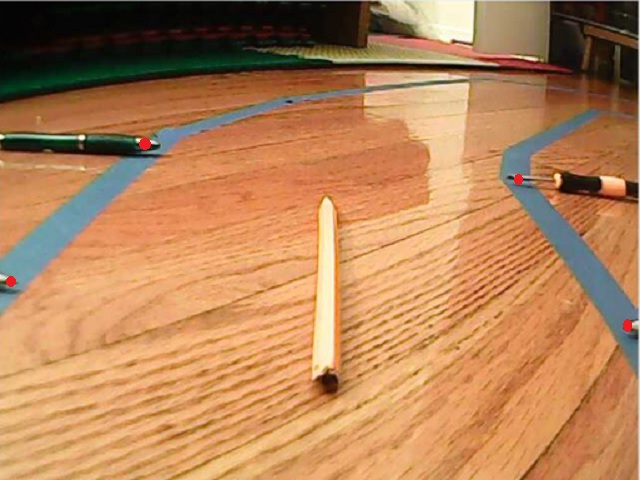
#> input picture driver/data/car_camera_calibration.jpg, 640 x 480 px
$ python -i edge_detection.py   (imports and definitions only)   (older library calls are emulated)
#> lines starting #> are read from the running program, lines starting #| are printed output that depends on the picture

import cv2 # Import the OpenCV library to enable computer vision
import numpy as np # Import the NumPy scientific computing library

# Author: Addison Sears-Collins
# https://automaticaddison.com
# Description: A collection of methods to detect help with edge detection

def binary_array(array, thresh, value=0):
  """
  Return a 2D binary array (mask) in which all pixels are either 0 or 1

  :param array: NumPy 2D array that we want to convert to binary values
  :param thresh: Values used for thresholding (inclusive)
  :param value: Output value when between the supplied threshold
  :return: Binary 2D array...
           number of rows x number of columns =
           number of pixels from top to bottom x number of pixels from
             left to right
  """
  if value == 0:
    # Create an array of ones with the same shape and type as
    # the input 2D array.
    binary = np.ones_like(array)

  else:
    # Creates an array of zeros with the same shape and type as
    # the input 2D array.
    binary = np.zeros_like(array)
    value = 1

  # If value == 0, make all values in binary equal to 0 if the
  # corresponding value in the input array is between the threshold
  # (inclusive). Otherwise, the value remains as 1. Therefore, the pixels
  # with the high Sobel derivative values (i.e. sharp pixel intensity
  # discontinuities) will have 0 in the corresponding cell of binary.
  binary[(array >= thresh[0]) & (array <= thresh[1])] = value

  return binary

def blur_gaussian(channel, ksize=3):
  """
  Implementation for Gaussian blur to reduce noise and detail in the image

  :param image: 2D or 3D array to be blurred
  :param ksize: Size of the small matrix (i.e. kernel) used to blur
                i.e. number of rows and number of columns
  :return: Blurred 2D image
  """
  return cv2.GaussianBlur(channel, (ksize, ksize), 0)

def mag_thresh(image, sobel_kernel=3, thresh=(0, 255)):
  """
  Implementation of Sobel edge detection

  :param image: 2D or 3D array to be blurred
  :param sobel_kernel: Size of the small matrix (i.e. kernel)
                       i.e. number of rows and columns
  :return: Binary (black and white) 2D mask image
  """
  # Get the magnitude of the edges that are vertically aligned on the image
  sobelx = np.absolute(sobel(image, orient='x', sobel_kernel=sobel_kernel))

  # Get the magnitude of the edges that are horizontally aligned on the image
  sobely = np.absolute(sobel(image, orient='y', sobel_kernel=sobel_kernel))

  # Find areas of the image that have the strongest pixel intensity changes
  # in both the x and y directions. These have the strongest gradients and
  # represent the strongest edges in the image (i.e. potential lane lines)
  # mag is a 2D array .. number of rows x number of columns = number of pixels
  # from top to bottom x number of pixels from left to right
  mag = np.sqrt(sobelx ** 2 + sobely ** 2)

  # Return a 2D array that contains 0s and 1s
  return binary_array(mag, thresh)

def sobel(img_channel, orient='x', sobel_kernel=3):
  """
  Find edges that are aligned vertically and horizontally on the image

  :param img_channel: Channel from an image
  :param orient: Across which axis of the image are we detecting edges?
  :sobel_kernel: No. of rows and columns of the kernel (i.e. 3x3 small matrix)
  :return: Image with Sobel edge detection applied
  """
  # cv2.Sobel(input image, data type, prder of the derivative x, order of the
  # derivative y, small matrix used to calculate the derivative)
  if orient == 'x':
    # Will detect differences in pixel intensities going from
        # left to right on the image (i.e. edges that are vertically aligned)
    sobel = cv2.Sobel(img_channel, cv2.CV_64F, 1, 0, sobel_kernel)
  if orient == 'y':
    # Will detect differences in pixel intensities going from
    # top to bottom on the image (i.e. edges that are horizontally aligned)
    sobel = cv2.Sobel(img_channel, cv2.CV_64F, 0, 1, sobel_kernel)

  return sobel

def threshold(channel, thresh=(128,255), thresh_type=cv2.THRESH_BINARY):
  """
  Apply a threshold to the input channel

  :param channel: 2D array of the channel data of an image/video frame
  :param thresh: 2D tuple of min and max threshold values
  :param thresh_type: The technique of the threshold to apply
  :return: Two outputs are returned:
             ret: Threshold that was used
             thresholded_image: 2D thresholded data.
  """
  # If pixel intensity is greater than thresh[0], make that value
  # white (255), else set it to black (0)
  return cv2.threshold(channel, thresh[0], thresh[1], thresh_type)


# [21 lines of commented-out code are left out]

>>> import cv2
>>> picture = cv2.imread('../data/car_camera_calibration.jpg')
#> picture is the input picture: shape (480, 640, 3); mean B, G, R 87.9, 131, 181.8
>>> result = mag_thresh(picture)
#> in sobel, `sobel = cv2.Sobel(img_channel, cv2.CV_64F, 1, 0, sobel_kernel)`:
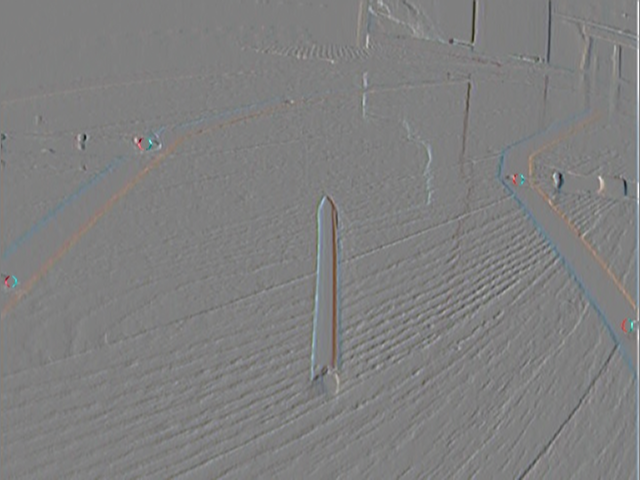
#> sobel: shape (480, 640, 3) float64; mean B, G, R 1, 0.8, 0.7; drawn with min black and max white
#> in mag_thresh, `sobelx = np.absolute(sobel(image, orient='x', sobel_kernel=sobel_kerne..`:
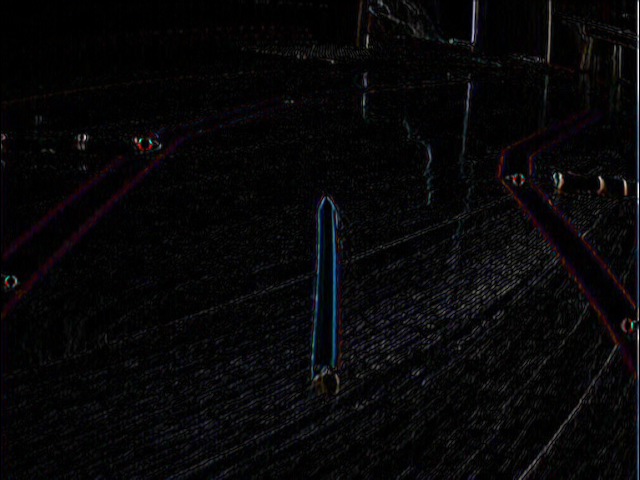
#> sobelx: shape (480, 640, 3) float64; mean B, G, R 24.9, 21.5, 22.8; drawn with min black and max white
#> call 2 of sobel, with orient = 'y', sobel_kernel = 3
#> in sobel (call 2), `sobel = cv2.Sobel(img_channel, cv2.CV_64F, 0, 1, sobel_kernel)`:
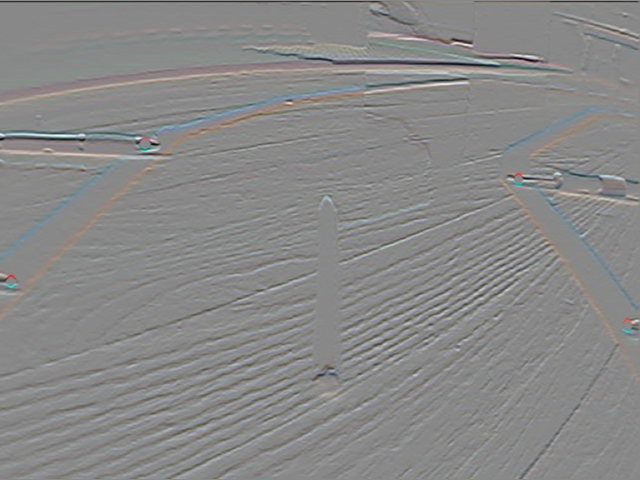
#> sobel: shape (480, 640, 3) float64; mean B, G, R -0.2, 0.7, 1.6; drawn with min black and max white
#> in mag_thresh, `sobely = np.absolute(sobel(image, orient='y', sobel_kernel=sobel_kerne..`:
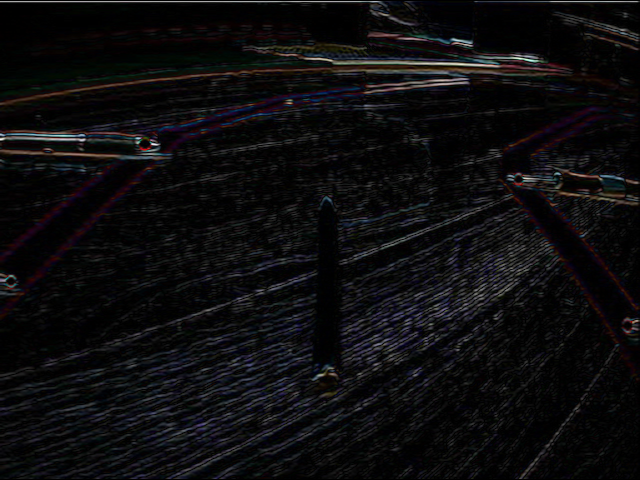
#> sobely: shape (480, 640, 3) float64; mean B, G, R 43, 39, 40.9; drawn with min black and max white
#> in mag_thresh, `mag = np.sqrt(sobelx ** 2 + sobely ** 2)`:
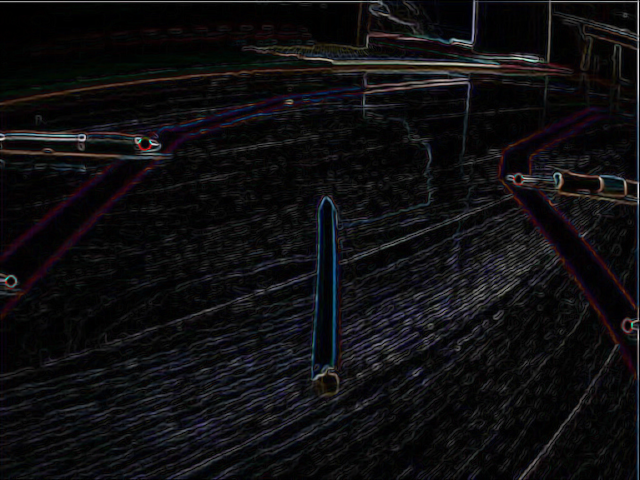
#> mag: shape (480, 640, 3) float64; mean B, G, R 55.3, 49.4, 51.8; drawn with min black and max white
#> in mag_thresh, `return binary_array(mag, thresh)`:
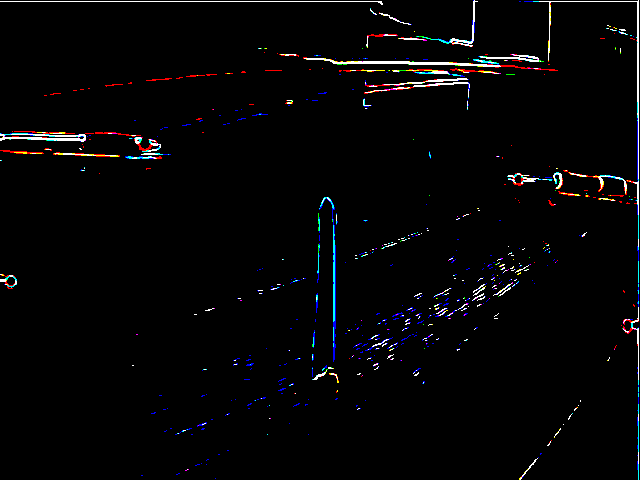
#> returned value: shape (480, 640, 3) float64; mean of channels 0, 1, 2 0.0221, 0.0186, 0.0198; drawn as B, G, R

$ run again, on driver/data/road1_240x320.png
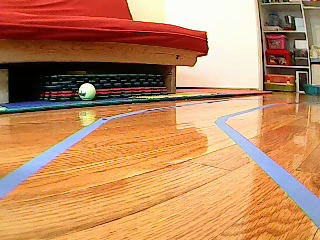
#> input picture driver/data/road1_240x320.png, 320 x 240 px
#> picture is the input picture: shape (240, 320, 3); mean B, G, R 94.2, 135.5, 189.1
#> in sobel (call 2), `sobel = cv2.Sobel(img_channel, cv2.CV_64F, 0, 1, sobel_kernel)`:
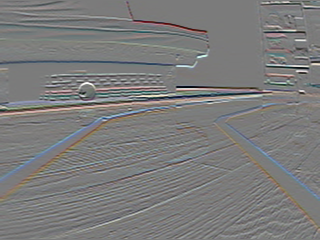
#> sobel: shape (240, 320, 3) float64; mean B, G, R -1.6, 0.4, 0.6; drawn with min black and max white
#> in mag_thresh, `return binary_array(mag, thresh)`:
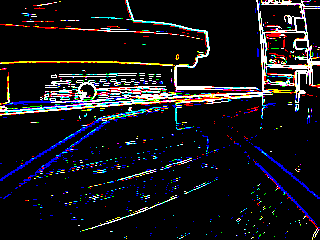
#> returned value: shape (240, 320, 3) float64; mean of channels 0, 1, 2 0.105, 0.0906, 0.0932; drawn as B, G, R

$ run again, on driver/data/road2_240x320.png
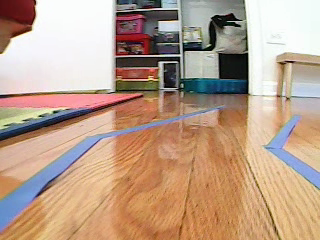
#> input picture driver/data/road2_240x320.png, 320 x 240 px
#> picture is the input picture: shape (240, 320, 3); mean B, G, R 138.4, 159.1, 186.7
#> in sobel (call 2), `sobel = cv2.Sobel(img_channel, cv2.CV_64F, 0, 1, sobel_kernel)`:
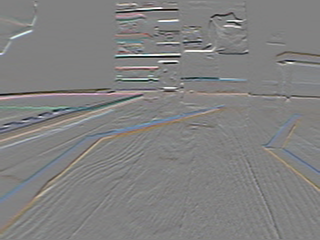
#> sobel: shape (240, 320, 3) float64; mean B, G, R -2.6, -0.9, 0.9; drawn with min black and max white
#> in mag_thresh, `return binary_array(mag, thresh)`:
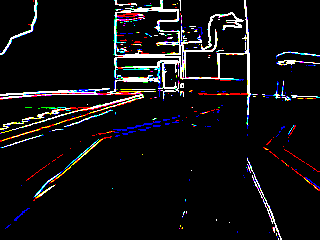
#> returned value: shape (240, 320, 3) float64; mean of channels 0, 1, 2 0.071, 0.0654, 0.0713; drawn as B, G, R

$ run again, on driver/data/road3_240x320.png
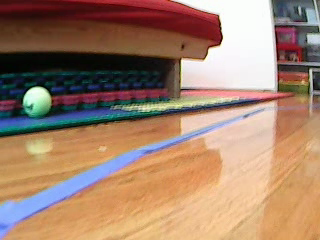
#> input picture driver/data/road3_240x320.png, 320 x 240 px
#> picture is the input picture: shape (240, 320, 3); mean B, G, R 107.7, 129.4, 161.9
#> in sobel (call 2), `sobel = cv2.Sobel(img_channel, cv2.CV_64F, 0, 1, sobel_kernel)`:
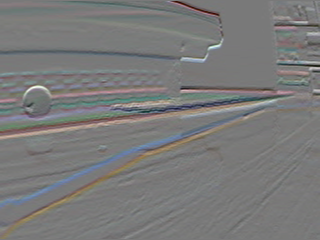
#> sobel: shape (240, 320, 3) float64; mean B, G, R 0.2, 2.2, 2.1; drawn with min black and max white
#> in mag_thresh, `return binary_array(mag, thresh)`:
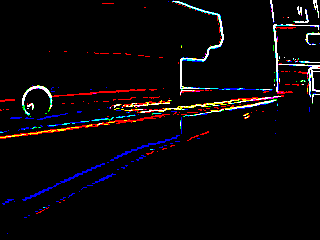
#> returned value: shape (240, 320, 3) float64; mean of channels 0, 1, 2 0.0366, 0.029, 0.0396; drawn as B, G, R
